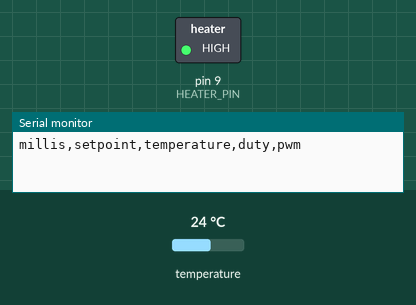
A sketch run on a simulated Arduino Uno, built with avr-gcc and run on an emulated ATmega328P. Shown: switched loads named in the sketch (green lamp = pin HIGH), the last lines printed to the serial monitor. The inputs (shaded band) are chosen by the test bench; at power-on: temperature 24 °C.

Above: at 0.1 s.
At 30.1 s:
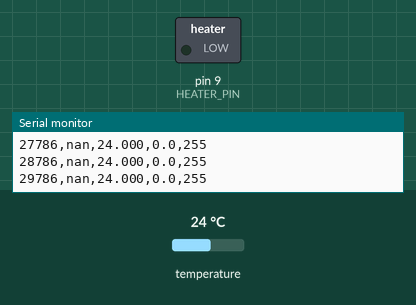
Timing chart, 0 to 31.6 s (numbered marks = the images above):
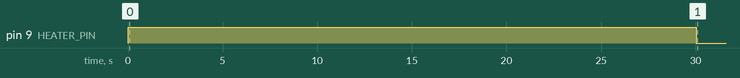

The sketch:

open_loop_test.ino
```cpp
/*
  OPEN_LOOP_TEST.ino
  Open-loop step test of the thermal plant (no PID, no setpoint).

  On power-up / reset:
    1. 0 to BASELINE_S : heater off (logs ambient temperature)
    2. After BASELINE_S: heater on at STEP_DUTY_PCT, indefinitely
  There is no end: stop logging with Ctrl+C and switch off the supply.

  Serial output (9600 baud), matches log_serial.py:
    millis,setpoint,temperature,duty,pwm
      setpoint    : always "nan" (open loop)
      temperature : degC, or "nan" if the sensor read is invalid
      duty        : effective heater duty in percent (0-100)
      pwm         : raw value on the Arduino pin (0-255);
                    differs from duty*2.55 when INVERTED is true

  Libraries (Library Manager): OneWire, DallasTemperature
  Close the Serial Monitor before running log_serial.py.
*/

#include <OneWire.h>
#include <DallasTemperature.h>

// ---------------- Hardware ----------------
const uint8_t ONE_WIRE_PIN = 2;   // DS18B20 data (4.7k pull-up to 5 V)
const uint8_t HEATER_PIN   = 9;   // PWM pin to the 2N3904 base circuit

// true  : pin HIGH turns the heater OFF (2N3904 inverts the signal)
// false : pin HIGH turns the heater ON
const bool INVERTED = true;

// ---------------- Test profile ----------------
const float         STEP_DUTY_PCT = 100.0;   // heater duty after the baseline
const unsigned long BASELINE_S    = 30;      // heater off for this long

// ---------------- Sampling ----------------
const unsigned long SAMPLE_MS = 1000;        // time between samples
const uint8_t       SENSOR_RESOLUTION = 12;  // 12 bit = 0.0625 degC, ~750 ms conversion

// ---------------- Safety (protective cutoff only) ----------------
const float   MAX_TEMP_C    = 80.0;          // heater latched off above this
const uint8_t MAX_BAD_READS = 3;             // consecutive invalid reads allowed

// ---------------- Internals ----------------
OneWire oneWire(ONE_WIRE_PIN);
DallasTemperature sensors(&oneWire);

unsigned long t0 = 0;              // test start (ms)
unsigned long lastRequest = 0;     // when the last conversion was requested
unsigned long convMs = 0;          // conversion time for the chosen resolution
bool converting = false;

float currentDutyPct = 0.0;
uint8_t currentPwm = 0;            // raw value on the pin
bool faultLatched = false;
uint8_t badReads = 0;

// Apply a heater duty (0-100 %) taking the inversion into account.
void setHeater(float dutyPct) {
  if (dutyPct < 0.0)   dutyPct = 0.0;
  if (dutyPct > 100.0) dutyPct = 100.0;
  uint8_t effective = (uint8_t)(dutyPct * 255.0 / 100.0 + 0.5);
  currentDutyPct = dutyPct;
  currentPwm = INVERTED ? (uint8_t)(255 - effective) : effective;
  analogWrite(HEATER_PIN, currentPwm);
}

void latchFault(const __FlashStringHelper *msg) {
  faultLatched = true;
  setHeater(0.0);
  Serial.println(msg);             // not a CSV row, so the script skips it
}

void logRow(unsigned long ms, bool valid, float tempC) {
  Serial.print(ms);
  Serial.print(F(",nan,"));
  if (valid) Serial.print(tempC, 3);
  else       Serial.print(F("nan"));
  Serial.print(',');
  Serial.print(currentDutyPct, 1);
  Serial.print(',');
  Serial.println(currentPwm);
}

void setup() {
  // Heater OFF before anything else.
  pinMode(HEATER_PIN, OUTPUT);
  setHeater(0.0);

  Serial.begin(9600);              // must match BAUD_RATE in log_serial.py
  Serial.println(F("millis,setpoint,temperature,duty,pwm"));

  sensors.begin();
  if (sensors.getDeviceCount() == 0) {
    latchFault(F("FATAL: no DS18B20 found"));
    return;
  }
  sensors.setResolution(SENSOR_RESOLUTION);
  sensors.setWaitForConversion(false);          // non-blocking reads
  convMs = sensors.millisToWaitForConversion(SENSOR_RESOLUTION) + 20;

  t0 = millis();
  lastRequest = t0 - SAMPLE_MS;                 // first request right away
}

void loop() {
  if (faultLatched) {
    setHeater(0.0);
    return;
  }

  unsigned long now = millis();
  unsigned long elapsedS = (now - t0) / 1000UL;

  // Fixed schedule: off for BASELINE_S, then on forever.
  float wanted = (elapsedS < BASELINE_S) ? 0.0 : STEP_DUTY_PCT;
  if (wanted != currentDutyPct) setHeater(wanted);

  // Start a conversion every SAMPLE_MS.
  if (!converting && (now - lastRequest) >= SAMPLE_MS) {
    lastRequest = now;
    sensors.requestTemperatures();
    converting = true;
  }

  // Read and log once the conversion is ready.
  if (converting && (now - lastRequest) >= convMs) {
    converting = false;
    float t = sensors.getTempCByIndex(0);

    // -127 = disconnected, 85.0 = power-on default (no real conversion)
    bool valid = (t != DEVICE_DISCONNECTED_C) && (t != 85.0);

    if (valid) {
      badReads = 0;
      if (t > MAX_TEMP_C) {
        logRow(now, true, t);
        latchFault(F("FATAL: over-temperature, heater off"));
        return;
      }
    } else {
      badReads++;
      if (badReads >= MAX_BAD_READS) {
        logRow(now, false, 0);
        latchFault(F("FATAL: sensor fault, heater off"));
        return;
      }
    }
    logRow(now, valid, t);
  }
}
```

Measured:
- by itself, pin 9 (HEATER_PIN): HIGH → LOW at 30.0 s
